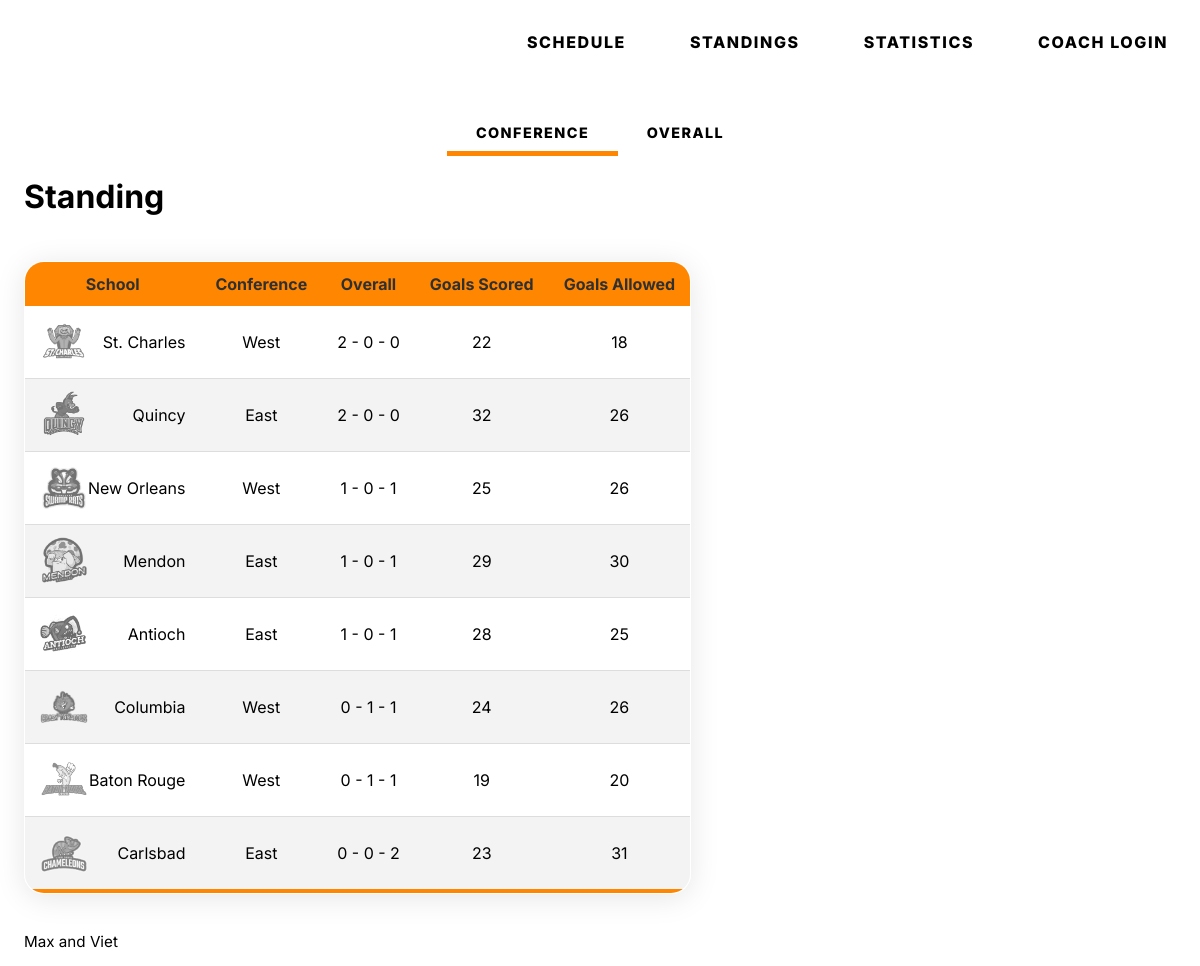
Before: /standings/ with the older database file.
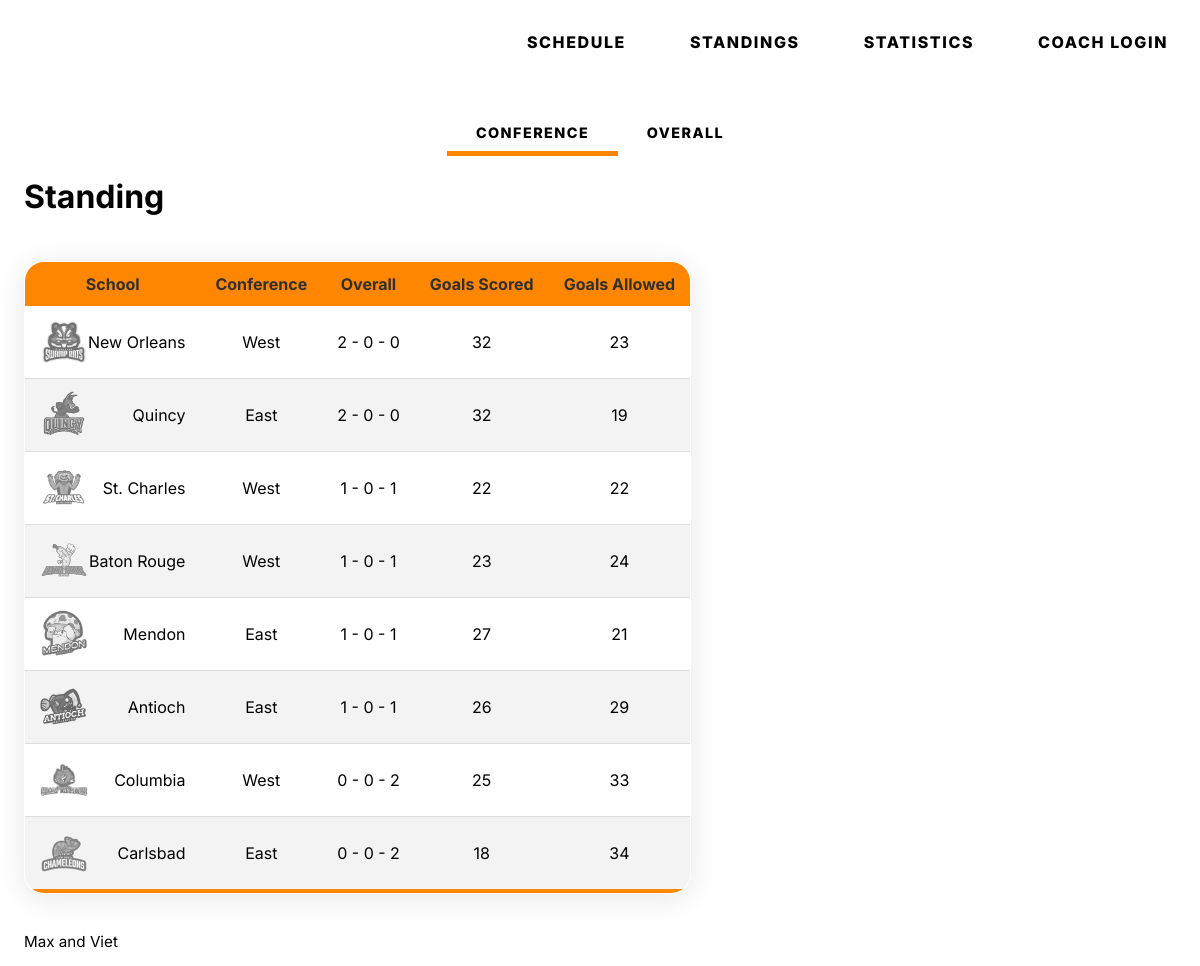
After: the same page with the newer database file.
### tables this page shows
CREATE TABLE standings (
  id int DEFAULT NULL,
  season int DEFAULT NULL,
  team_id int DEFAULT NULL,
  wins int DEFAULT NULL,
  ties int DEFAULT NULL,
  losses int DEFAULT NULL,
  goals_scored int DEFAULT NULL,
  goals_against int DEFAULT NULL,
  competition_abb text,
  competition_type text,
  group_id text
);

CREATE TABLE teams (
  team_id INTEGER NOT NULL PRIMARY KEY AUTOINCREMENT,
  name varchar(30) NOT NULL,
  city varchar(30) NOT NULL,
  nickname varchar(30) NOT NULL,
  coach_id INTEGER NOT NULL,
  abb varchar(3) NOT NULL,
  short_name varchar(30) NOT NULL,
  division varchar(100) DEFAULT NULL,
  cp INTEGER NOT NULL DEFAULT '0',
  cp_used INTEGER NOT NULL DEFAULT '0',
  recruiting_poINTEGERs INTEGER NOT NULL DEFAULT '0',
  active char(1) NOT NULL DEFAULT 'Y',
  overall INTEGER NOT NULL DEFAULT '0',
  aggression INTEGER NOT NULL DEFAULT '0',
  logo text NOT NULL Default '0'
);

### main.py (the view)
@app.route('/standings/')
def standings():
  conn = get_db_connection()
  stand = conn.execute("SELECT * FROM teams").fetchall()
  standings = conn.execute(
    'SELECT teams.team_id AS id, teams.logo AS logo, teams.name AS name, teams.division as division, standings.wins AS wins, standings.ties AS ties, standings.losses AS losses, standings.goals_scored AS scored, standings.goals_against AS against FROM teams INNER JOIN standings ON teams.team_id = standings.team_id WHERE standings.competition_type = "L" ORDER BY(standings.wins) desc'
  ).fetchall()
  conn.close()
  return render_template('standings.html',
                         title="Standing",
                         standings=standings)

### main.py (called while the page is built)
def get_db_connection():
  conn = sqlite3.connect('database.db')
  conn.row_factory = sqlite3.Row
  return conn

### templates/standings.html (shortened to what this page needs)
{% extends 'template.html' %}
{% block content %}
    </header>
    <main class="adjust paddingtop">
      <div class="tool-bar adjust-browse">
          <a href="/standings/conference/" class="tool-item hover active-item">conference</a>
          <a href="/standings/overall/" class="tool-item hover">overall</a>
      </div>
        <h1>{{ title }}</h1>
        <section>
          <table class="styled-table index-table glass">
                  <thead>
                      <tr>
                          <th align ="center">School</th>
                          <th align ="center">Conference</th>
                          <th align ="center">Overall</th>
                          <th align ="center">Goals Scored</th>
                          <th align ="center">Goals Allowed</th>
                      </tr>
                  </thead>
                  <tbody>
                    {% for stand in standings %}
                      <tr>
                          <td>
                            <a href="{{ url_for('displayTeam', id=stand['id']) }}" class="team-logo-wrapper">
                                <img class="grey-filter" src="{{ url_for('static',filename=stand['logo']) }}" alt="{{ stand['id'] }}">
                            </a>
                            {{ stand["name"] }}
                          </td>
                          <td align ="center">{{ stand["division"] }}</td>
                          <td align ="center">{{ stand["wins"] }} - {{ stand["ties"] }} - {{ stand["losses"] }}</td>
                          <td align ="center">{{ stand["scored"] }}</td>
                          <td align ="center">{{ stand["against"] }}</td>
                      </tr>
                    {%endfor%}
                  </tbody>
              </table>
      </section>
    </main>
{% endblock %}

Changed rows visible on the page:
changed standings "New Orleans": wins "1" → "2"; losses "1" → "0"; scored "25" → "32"; against "26" → "23"; moves up the list
changed standings "Quincy": against "26" → "19"; moves down the list
changed standings "St. Charles": wins "2" → "1"; losses "0" → "1"; against "18" → "22"
changed standings "Baton Rouge": wins "0" → "1"; ties "1" → "0"; scored "19" → "23"; against "20" → "24"; moves up the list
changed standings "Mendon": scored "29" → "27"; against "30" → "21"
changed standings "Antioch": scored "28" → "26"; against "25" → "29"
changed standings "Columbia": ties "1" → "0"; losses "1" → "2"; scored "24" → "25"; against "26" → "33"
changed standings "Carlsbad": scored "23" → "18"; against "31" → "34"
